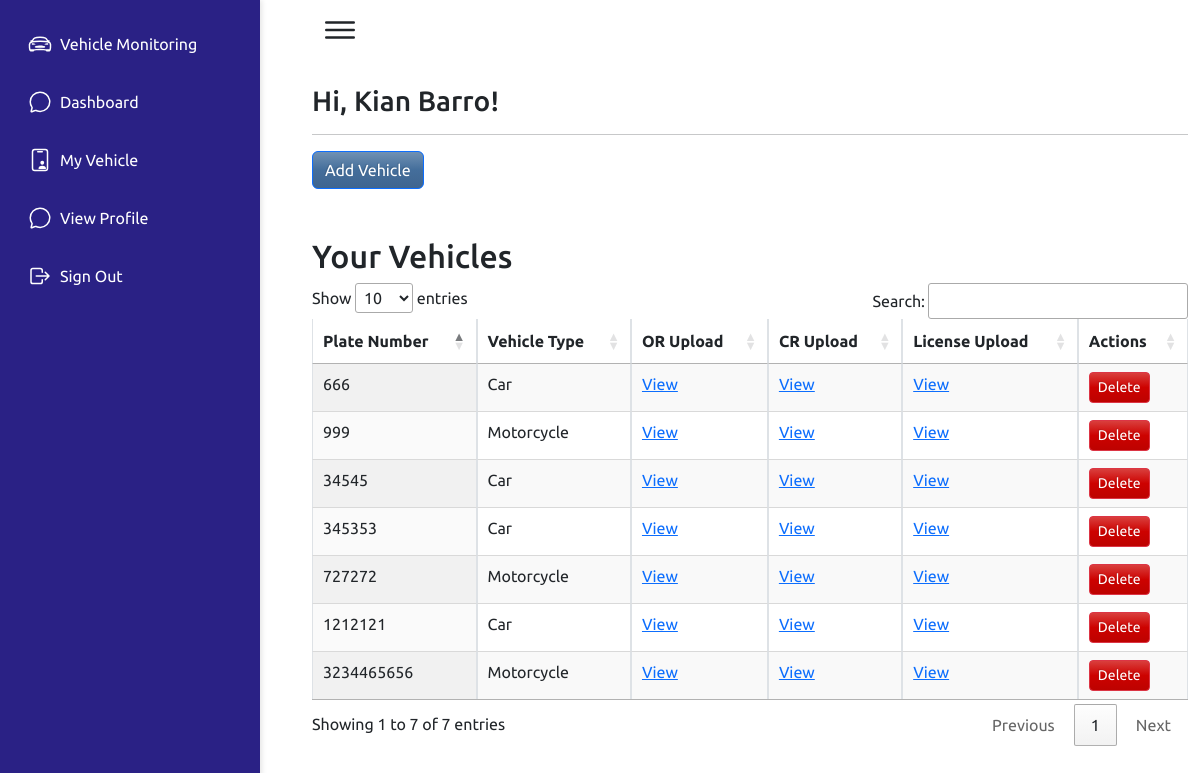
The app's page /my-vehicle/ (signed in), older data.
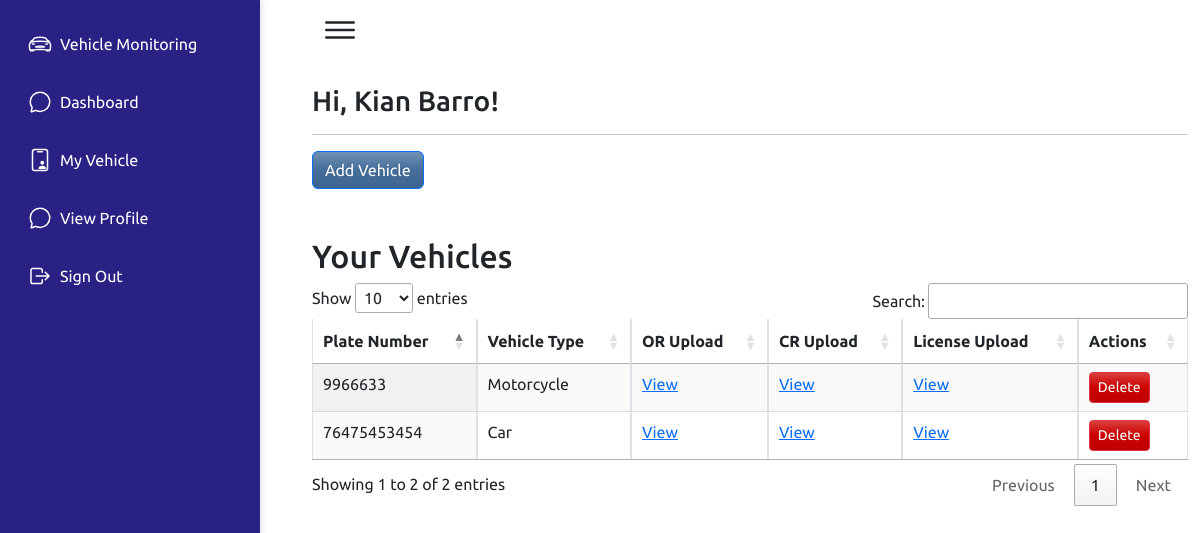
The same page, newer data.
### qrapp/models.py (models this page shows, shortened)
class Vehicle(models.Model):
    plate_number = models.CharField(max_length=20, unique=True)
    or_upload = models.FileField(upload_to='uploads/or/')
    cr_upload = models.FileField(upload_to='uploads/cr/')
    license_upload = models.FileField(upload_to='uploads/license/')
    vehicle_type = models.CharField(max_length=50, choices=[('Car', 'Car'), ('Motorcycle', 'Motorcycle')])
    student_id = models.ForeignKey('StudentMasterList', on_delete=models.CASCADE, related_name='vehicles')
    id = models.AutoField(primary_key=True)

### qrapp/views.py (the view)
# urls.py: path('my-vehicle/', views.my_vehicle, name='my-vehicle'),
def my_vehicle(request):
    if 'student_id' not in request.session:
        messages.error(request, "You must be logged in to view your vehicles.")
        return redirect('login_stud')
    student_id = request.session['student_id']
    vehicles = Vehicle.objects.filter(student_id__student_id=student_id)  # Filter by logged-in student's ID
    return render(request, 'qrapp/my-vehicle.html', {'vehicles': vehicles})

### qrapp/templates/qrapp/my-vehicle.html (shortened to what this page needs)
{% extends 'qrapp/base.html' %}
{% block content %}
<link href="https://cdn.datatables.net/1.10.21/css/jquery.dataTables.min.css" rel="stylesheet">
    <div class="container mt-0">
        {% if request.session.first_name and request.session.last_name %}
            <h3>Hi, {{ request.session.first_name }} {{ request.session.last_name }}!</h3>
        {% endif %}
        <hr>
        <form method="POST" enctype="multipart/form-data">
            <a class="btn btn-primary" href="{% url 'add-vehicle' %}">Add Vehicle</a>
        </form>
        <h2 class="mt-5">Your Vehicles</h2>
        <table id="vehiclesTable" class="display table table-bordered">
            <thead>
                <tr>
                    <th>Plate Number</th>
                    <th>Vehicle Type</th>
                    <th>OR Upload</th>
                    <th>CR Upload</th>
                    <th>License Upload</th>
                    <th>Actions</th>
                </tr>
            </thead>
            <tbody>
                {% for vehicle in vehicles %}
                    <tr>
                        <td>{{ vehicle.plate_number }}</td>
                        <td>{{ vehicle.get_vehicle_type_display }}</td>
                        <td><a href="{{ vehicle.or_upload.url }}" class="view-image" data-toggle="modal" data-target="#imageModal" data-image-url="{{ vehicle.or_upload.url }}">View</a></td>
                        <td><a href="{{ vehicle.cr_upload.url }}" class="view-image" data-toggle="modal" data-target="#imageModal" data-image-url="{{ vehicle.cr_upload.url }}">View</a></td>
                        <td><a href="{{ vehicle.license_upload.url }}" class="view-image" data-toggle="modal" data-target="#imageModal" data-image-url="{{ vehicle.license_upload.url }}">View</a></td>
                        <td>
                            <button class="btn btn-danger btn-sm">Delete</button>
                        </td>
                    </tr>
                {% empty %}
                    <tr>
                        <td colspan="6" class="text-center">No vehicles found.</td>
                    </tr>
                {% endfor %}
            </tbody>
        </table>
    </div>
{% endblock %}

Row changes from the older to the newer data that the page shows:
removed Vehicle: plate_number "34545", vehicle_type "Car"
removed Vehicle: plate_number "666", vehicle_type "Car"
removed Vehicle: plate_number "999", vehicle_type "Motorcycle"
removed Vehicle: plate_number "1212121", vehicle_type "Car"
removed Vehicle: plate_number "3234465656", vehicle_type "Motorcycle"
removed Vehicle: plate_number "345353", vehicle_type "Car"
removed Vehicle: plate_number "727272", vehicle_type "Motorcycle"
added Vehicle: plate_number "9966633", vehicle_type "Motorcycle"
added Vehicle: plate_number "76475453454", vehicle_type "Car"
Text that changed along with them:
text written by a page script: "Show entries Search: Showing 1 to 7 of 7 entries Previous 1 Next" → "Show entries Search: Showing 1 to 2 of 2 entries Previous 1 Next"
